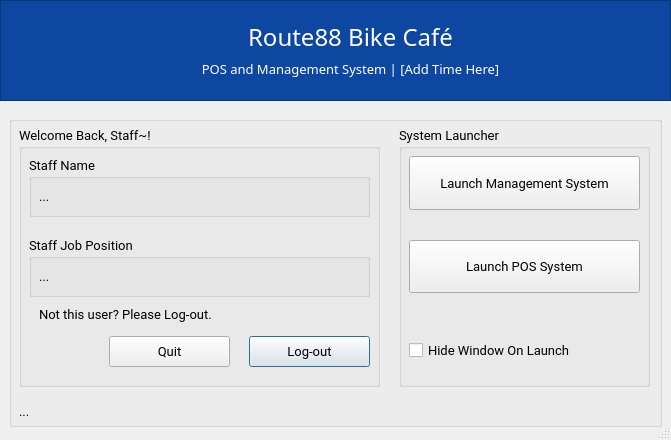
<?xml version="1.0" encoding="UTF-8"?>
<ui version="4.0">
 <class>Route88_Controller_Window</class>
 <widget class="QDialog" name="Route88_Controller_Window">
  <property name="windowModality">
   <enum>Qt::ApplicationModal</enum>
  </property>
  <property name="geometry">
   <rect>
    <x>0</x>
    <y>0</y>
    <width>671</width>
    <height>440</height>
   </rect>
  </property>
  <property name="sizePolicy">
   <sizepolicy hsizetype="Fixed" vsizetype="Fixed">
    <horstretch>0</horstretch>
    <verstretch>0</verstretch>
   </sizepolicy>
  </property>
  <property name="minimumSize">
   <size>
    <width>671</width>
    <height>440</height>
   </size>
  </property>
  <property name="maximumSize">
   <size>
    <width>671</width>
    <height>440</height>
   </size>
  </property>
  <property name="font">
   <font>
    <family>Roboto</family>
    <weight>50</weight>
    <bold>false</bold>
   </font>
  </property>
  <property name="cursor">
   <cursorShape>ArrowCursor</cursorShape>
  </property>
  <property name="tabletTracking">
   <bool>false</bool>
  </property>
  <property name="contextMenuPolicy">
   <enum>Qt::NoContextMenu</enum>
  </property>
  <property name="windowTitle">
   <string notr="true">Route88 System | Controller Menu</string>
  </property>
  <property name="windowIcon">
   <iconset>
    <normaloff>IcoDisplay/r_88.ico</normaloff>IcoDisplay/r_88.ico</iconset>
  </property>
  <property name="toolTip">
   <string notr="true"/>
  </property>
  <property name="whatsThis">
   <string notr="true"/>
  </property>
  <property name="styleSheet">
   <string notr="true"/>
  </property>
  <property name="sizeGripEnabled">
   <bool>true</bool>
  </property>
  <property name="modal">
   <bool>true</bool>
  </property>
  <widget class="QGroupBox" name="GroupContainer_StaffAccount">
   <property name="geometry">
    <rect>
     <x>9</x>
     <y>116</y>
     <width>653</width>
     <height>311</height>
    </rect>
   </property>
   <property name="title">
    <string/>
   </property>
   <widget class="QLabel" name="StatusLabel">
    <property name="geometry">
     <rect>
      <x>10</x>
      <y>280</y>
      <width>641</width>
      <height>31</height>
     </rect>
    </property>
    <property name="font">
     <font>
      <family>Roboto Mono</family>
      <pointsize>10</pointsize>
     </font>
    </property>
    <property name="text">
     <string>...</string>
    </property>
   </widget>
   <widget class="QGroupBox" name="groupBox">
    <property name="geometry">
     <rect>
      <x>10</x>
      <y>10</y>
      <width>361</width>
      <height>261</height>
     </rect>
    </property>
    <property name="font">
     <font>
      <family>Roboto Mono</family>
      <pointsize>10</pointsize>
     </font>
    </property>
    <property name="title">
     <string>Welcome Back, Staff~!</string>
    </property>
    <widget class="QGroupBox" name="GroupContainer_PassCred_2">
     <property name="geometry">
      <rect>
       <x>10</x>
       <y>30</y>
       <width>341</width>
       <height>61</height>
      </rect>
     </property>
     <property name="sizePolicy">
      <sizepolicy hsizetype="Preferred" vsizetype="Preferred">
       <horstretch>0</horstretch>
       <verstretch>0</verstretch>
      </sizepolicy>
     </property>
     <property name="font">
      <font>
       <pointsize>10</pointsize>
      </font>
     </property>
     <property name="title">
      <string>Staff Name</string>
     </property>
     <property name="flat">
      <bool>false</bool>
     </property>
     <widget class="QLabel" name="user_FirstName">
      <property name="geometry">
       <rect>
        <x>10</x>
        <y>30</y>
        <width>321</width>
        <height>20</height>
       </rect>
      </property>
      <property name="font">
       <font>
        <pointsize>10</pointsize>
       </font>
      </property>
      <property name="text">
       <string>...</string>
      </property>
     </widget>
    </widget>
    <widget class="QGroupBox" name="GroupContainer_PassCred">
     <property name="geometry">
      <rect>
       <x>10</x>
       <y>110</y>
       <width>341</width>
       <height>61</height>
      </rect>
     </property>
     <property name="sizePolicy">
      <sizepolicy hsizetype="Preferred" vsizetype="Preferred">
       <horstretch>0</horstretch>
       <verstretch>0</verstretch>
      </sizepolicy>
     </property>
     <property name="font">
      <font>
       <pointsize>10</pointsize>
      </font>
     </property>
     <property name="title">
      <string>Staff Job Position</string>
     </property>
     <property name="flat">
      <bool>false</bool>
     </property>
     <widget class="QLabel" name="user_JobPosition">
      <property name="geometry">
       <rect>
        <x>10</x>
        <y>30</y>
        <width>321</width>
        <height>21</height>
       </rect>
      </property>
      <property name="font">
       <font>
        <pointsize>10</pointsize>
       </font>
      </property>
      <property name="text">
       <string>...</string>
      </property>
     </widget>
    </widget>
    <widget class="QLabel" name="label_6">
     <property name="geometry">
      <rect>
       <x>20</x>
       <y>180</y>
       <width>251</width>
       <height>16</height>
      </rect>
     </property>
     <property name="font">
      <font>
       <pointsize>10</pointsize>
      </font>
     </property>
     <property name="text">
      <string>Not this user? Please Log-out.</string>
     </property>
    </widget>
    <widget class="QPushButton" name="ctrl_UserLogout">
     <property name="geometry">
      <rect>
       <x>230</x>
       <y>210</y>
       <width>121</width>
       <height>31</height>
      </rect>
     </property>
     <property name="font">
      <font>
       <pointsize>10</pointsize>
      </font>
     </property>
     <property name="text">
      <string>Log-out</string>
     </property>
    </widget>
    <widget class="QPushButton" name="ctrl_ExitProgram">
     <property name="geometry">
      <rect>
       <x>90</x>
       <y>210</y>
       <width>121</width>
       <height>31</height>
      </rect>
     </property>
     <property name="font">
      <font>
       <pointsize>10</pointsize>
      </font>
     </property>
     <property name="text">
      <string>Quit</string>
     </property>
    </widget>
   </widget>
   <widget class="QGroupBox" name="groupBox_2">
    <property name="geometry">
     <rect>
      <x>390</x>
      <y>10</y>
      <width>251</width>
      <height>261</height>
     </rect>
    </property>
    <property name="font">
     <font>
      <family>Roboto Mono</family>
      <pointsize>10</pointsize>
     </font>
    </property>
    <property name="title">
     <string>System Launcher</string>
    </property>
    <widget class="QWidget" name="verticalLayoutWidget">
     <property name="geometry">
      <rect>
       <x>10</x>
       <y>30</y>
       <width>231</width>
       <height>221</height>
      </rect>
     </property>
     <layout class="QGridLayout" name="gridLayout">
      <property name="sizeConstraint">
       <enum>QLayout::SetDefaultConstraint</enum>
      </property>
      <property name="verticalSpacing">
       <number>30</number>
      </property>
      <item row="0" column="0">
       <widget class="QPushButton" name="ctrl_ManageSystem">
        <property name="sizePolicy">
         <sizepolicy hsizetype="Ignored" vsizetype="Preferred">
          <horstretch>0</horstretch>
          <verstretch>0</verstretch>
         </sizepolicy>
        </property>
        <property name="font">
         <font>
          <pointsize>10</pointsize>
         </font>
        </property>
        <property name="text">
         <string>Launch Management System</string>
        </property>
       </widget>
      </item>
      <item row="1" column="0">
       <widget class="QPushButton" name="ctrl_POSSystem">
        <property name="sizePolicy">
         <sizepolicy hsizetype="Ignored" vsizetype="Preferred">
          <horstretch>0</horstretch>
          <verstretch>0</verstretch>
         </sizepolicy>
        </property>
        <property name="font">
         <font>
          <pointsize>10</pointsize>
         </font>
        </property>
        <property name="text">
         <string>Launch POS System</string>
        </property>
       </widget>
      </item>
      <item row="2" column="0">
       <widget class="QCheckBox" name="ctrl_optHideOnLaunch">
        <property name="sizePolicy">
         <sizepolicy hsizetype="Ignored" vsizetype="Preferred">
          <horstretch>0</horstretch>
          <verstretch>0</verstretch>
         </sizepolicy>
        </property>
        <property name="font">
         <font>
          <pointsize>10</pointsize>
         </font>
        </property>
        <property name="text">
         <string>Hide Window On Launch</string>
        </property>
       </widget>
      </item>
     </layout>
    </widget>
   </widget>
  </widget>
  <widget class="QFrame" name="frame">
   <property name="geometry">
    <rect>
     <x>0</x>
     <y>0</y>
     <width>671</width>
     <height>101</height>
    </rect>
   </property>
   <property name="sizePolicy">
    <sizepolicy hsizetype="Maximum" vsizetype="Ignored">
     <horstretch>0</horstretch>
     <verstretch>0</verstretch>
    </sizepolicy>
   </property>
   <property name="minimumSize">
    <size>
     <width>401</width>
     <height>101</height>
    </size>
   </property>
   <property name="maximumSize">
    <size>
     <width>671</width>
     <height>101</height>
    </size>
   </property>
   <property name="palette">
    <palette>
     <active>
      <colorrole role="Button">
       <brush brushstyle="SolidPattern">
        <color alpha="255">
         <red>13</red>
         <green>71</green>
         <blue>161</blue>
        </color>
       </brush>
      </colorrole>
      <colorrole role="Base">
       <brush brushstyle="SolidPattern">
        <color alpha="255">
         <red>13</red>
         <green>71</green>
         <blue>161</blue>
        </color>
       </brush>
      </colorrole>
      <colorrole role="Window">
       <brush brushstyle="SolidPattern">
        <color alpha="255">
         <red>13</red>
         <green>71</green>
         <blue>161</blue>
        </color>
       </brush>
      </colorrole>
      <colorrole role="NoRole">
       <brush brushstyle="SolidPattern">
        <color alpha="255">
         <red>85</red>
         <green>255</green>
         <blue>255</blue>
        </color>
       </brush>
      </colorrole>
     </active>
     <inactive>
      <colorrole role="Button">
       <brush brushstyle="SolidPattern">
        <color alpha="255">
         <red>13</red>
         <green>71</green>
         <blue>161</blue>
        </color>
       </brush>
      </colorrole>
      <colorrole role="Base">
       <brush brushstyle="SolidPattern">
        <color alpha="255">
         <red>13</red>
         <green>71</green>
         <blue>161</blue>
        </color>
       </brush>
      </colorrole>
      <colorrole role="Window">
       <brush brushstyle="SolidPattern">
        <color alpha="255">
         <red>13</red>
         <green>71</green>
         <blue>161</blue>
        </color>
       </brush>
      </colorrole>
      <colorrole role="NoRole">
       <brush brushstyle="SolidPattern">
        <color alpha="255">
         <red>85</red>
         <green>255</green>
         <blue>255</blue>
        </color>
       </brush>
      </colorrole>
     </inactive>
     <disabled>
      <colorrole role="Button">
       <brush brushstyle="SolidPattern">
        <color alpha="255">
         <red>13</red>
         <green>71</green>
         <blue>161</blue>
        </color>
       </brush>
      </colorrole>
      <colorrole role="Base">
       <brush brushstyle="SolidPattern">
        <color alpha="255">
         <red>13</red>
         <green>71</green>
         <blue>161</blue>
        </color>
       </brush>
      </colorrole>
      <colorrole role="Window">
       <brush brushstyle="SolidPattern">
        <color alpha="255">
         <red>13</red>
         <green>71</green>
         <blue>161</blue>
        </color>
       </brush>
      </colorrole>
      <colorrole role="NoRole">
       <brush brushstyle="SolidPattern">
        <color alpha="255">
         <red>85</red>
         <green>255</green>
         <blue>255</blue>
        </color>
       </brush>
      </colorrole>
     </disabled>
    </palette>
   </property>
   <property name="autoFillBackground">
    <bool>false</bool>
   </property>
   <property name="styleSheet">
    <string notr="true">background-color:rgb(13, 71, 161)</string>
   </property>
   <property name="frameShape">
    <enum>QFrame::StyledPanel</enum>
   </property>
   <property name="frameShadow">
    <enum>QFrame::Sunken</enum>
   </property>
   <widget class="QLabel" name="label_3">
    <property name="geometry">
     <rect>
      <x>40</x>
      <y>10</y>
      <width>81</width>
      <height>81</height>
     </rect>
    </property>
    <property name="text">
     <string/>
    </property>
    <property name="pixmap">
     <pixmap>../../Design Component Experimentations/PyQt5 Design Attempt/r_88.ico</pixmap>
    </property>
    <property name="scaledContents">
     <bool>true</bool>
    </property>
   </widget>
   <widget class="QWidget" name="horizontalLayoutWidget">
    <property name="geometry">
     <rect>
      <x>1</x>
      <y>1</y>
      <width>2</width>
      <height>2</height>
     </rect>
    </property>
    <layout class="QHBoxLayout" name="horizontalLayout">
     <property name="sizeConstraint">
      <enum>QLayout::SetFixedSize</enum>
     </property>
    </layout>
   </widget>
   <widget class="QWidget" name="verticalLayoutWidget_2">
    <property name="geometry">
     <rect>
      <x>160</x>
      <y>20</y>
      <width>381</width>
      <height>58</height>
     </rect>
    </property>
    <layout class="QVBoxLayout" name="verticalLayout">
     <item>
      <widget class="QLabel" name="label">
       <property name="font">
        <font>
         <family>Roboto Mono</family>
         <pointsize>18</pointsize>
        </font>
       </property>
       <property name="styleSheet">
        <string notr="true">color: rgb(255, 255, 255)</string>
       </property>
       <property name="text">
        <string>Route88 Bike Café</string>
       </property>
       <property name="alignment">
        <set>Qt::AlignCenter</set>
       </property>
      </widget>
     </item>
     <item>
      <widget class="QLabel" name="label_2">
       <property name="font">
        <font>
         <family>Roboto Mono</family>
         <pointsize>10</pointsize>
        </font>
       </property>
       <property name="styleSheet">
        <string notr="true">color: rgb(255, 255, 255)</string>
       </property>
       <property name="text">
        <string>POS and Management System | [Add Time Here]</string>
       </property>
       <property name="alignment">
        <set>Qt::AlignCenter</set>
       </property>
      </widget>
     </item>
    </layout>
   </widget>
  </widget>
 </widget>
 <tabstops>
  <tabstop>ctrl_UserLogout</tabstop>
  <tabstop>ctrl_ManageSystem</tabstop>
  <tabstop>ctrl_POSSystem</tabstop>
  <tabstop>ctrl_optHideOnLaunch</tabstop>
 </tabstops>
 <resources/>
 <connections/>
</ui>
